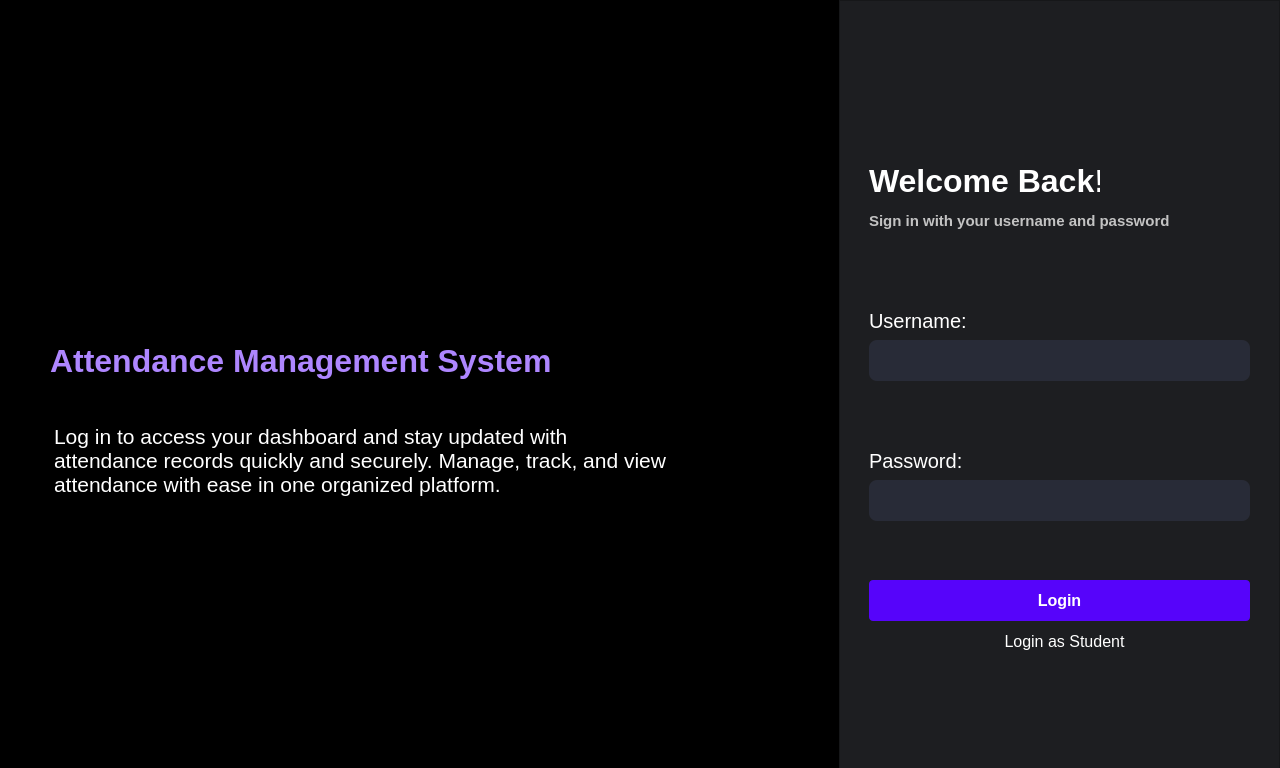
<?xml version="1.0" encoding="UTF-8"?>
<ui version="4.0">
 <class>MainWindow</class>
 <widget class="QMainWindow" name="MainWindow">
  <property name="geometry">
   <rect>
    <x>0</x>
    <y>0</y>
    <width>1280</width>
    <height>768</height>
   </rect>
  </property>
  <property name="minimumSize">
   <size>
    <width>1280</width>
    <height>768</height>
   </size>
  </property>
  <property name="maximumSize">
   <size>
    <width>1280</width>
    <height>768</height>
   </size>
  </property>
  <property name="windowTitle">
   <string>MainWindow</string>
  </property>
  <property name="styleSheet">
   <string notr="true">background-color: black;
</string>
  </property>
  <widget class="QWidget" name="centralwidget">
   <widget class="QFrame" name="sidePanel">
    <property name="geometry">
     <rect>
      <x>839</x>
      <y>0</y>
      <width>441</width>
      <height>771</height>
     </rect>
    </property>
    <property name="cursor">
     <cursorShape>ArrowCursor</cursorShape>
    </property>
    <property name="styleSheet">
     <string notr="true">background-color: #1D1E21;</string>
    </property>
    <property name="frameShape">
     <enum>QFrame::StyledPanel</enum>
    </property>
    <property name="frameShadow">
     <enum>QFrame::Raised</enum>
    </property>
    <widget class="QLabel" name="label_3">
     <property name="geometry">
      <rect>
       <x>30</x>
       <y>160</y>
       <width>231</width>
       <height>41</height>
      </rect>
     </property>
     <property name="font">
      <font>
       <family>Segoe UI</family>
       <pointsize>24</pointsize>
       <weight>75</weight>
       <bold>true</bold>
      </font>
     </property>
     <property name="cursor">
      <cursorShape>ArrowCursor</cursorShape>
     </property>
     <property name="styleSheet">
      <string notr="true">color: white;</string>
     </property>
     <property name="text">
      <string>Welcome Back!</string>
     </property>
    </widget>
    <widget class="QLabel" name="label_4">
     <property name="geometry">
      <rect>
       <x>30</x>
       <y>200</y>
       <width>301</width>
       <height>41</height>
      </rect>
     </property>
     <property name="font">
      <font>
       <family>Segoe UI</family>
       <pointsize>11</pointsize>
       <weight>75</weight>
       <bold>true</bold>
      </font>
     </property>
     <property name="cursor">
      <cursorShape>ArrowCursor</cursorShape>
     </property>
     <property name="styleSheet">
      <string notr="true">color: #C3C3C3;</string>
     </property>
     <property name="text">
      <string>Sign in with your username and password!</string>
     </property>
    </widget>
    <widget class="QLabel" name="label_5">
     <property name="geometry">
      <rect>
       <x>30</x>
       <y>300</y>
       <width>101</width>
       <height>41</height>
      </rect>
     </property>
     <property name="font">
      <font>
       <family>Segoe UI</family>
       <pointsize>15</pointsize>
       <weight>50</weight>
       <bold>false</bold>
      </font>
     </property>
     <property name="styleSheet">
      <string notr="true">color: white;</string>
     </property>
     <property name="text">
      <string>Username:</string>
     </property>
    </widget>
    <widget class="QLineEdit" name="usernameInput">
     <property name="geometry">
      <rect>
       <x>30</x>
       <y>340</y>
       <width>381</width>
       <height>41</height>
      </rect>
     </property>
     <property name="font">
      <font>
       <family>Segoe UI</family>
       <pointsize>12</pointsize>
      </font>
     </property>
     <property name="styleSheet">
      <string notr="true">background-color: #282B37;
border: none;
border-radius: 8px;
padding: 6px;
color: white;</string>
     </property>
    </widget>
    <widget class="QLabel" name="label_6">
     <property name="geometry">
      <rect>
       <x>30</x>
       <y>440</y>
       <width>101</width>
       <height>41</height>
      </rect>
     </property>
     <property name="font">
      <font>
       <family>Segoe UI</family>
       <pointsize>15</pointsize>
       <weight>50</weight>
       <bold>false</bold>
      </font>
     </property>
     <property name="styleSheet">
      <string notr="true">color: white;</string>
     </property>
     <property name="text">
      <string>Password:</string>
     </property>
    </widget>
    <widget class="QLineEdit" name="passwordInput">
     <property name="geometry">
      <rect>
       <x>30</x>
       <y>480</y>
       <width>381</width>
       <height>41</height>
      </rect>
     </property>
     <property name="font">
      <font>
       <family>Segoe UI</family>
       <pointsize>12</pointsize>
      </font>
     </property>
     <property name="styleSheet">
      <string notr="true">background-color: #282B37;
border: none;
border-radius: 8px;
padding: 6px;
color: white;</string>
     </property>
     <property name="echoMode">
      <enum>QLineEdit::Password</enum>
     </property>
    </widget>
    <widget class="QPushButton" name="loginBtn">
     <property name="geometry">
      <rect>
       <x>30</x>
       <y>580</y>
       <width>381</width>
       <height>41</height>
      </rect>
     </property>
     <property name="font">
      <font>
       <family>Segoe UI</family>
       <pointsize>12</pointsize>
       <weight>75</weight>
       <bold>true</bold>
      </font>
     </property>
     <property name="cursor">
      <cursorShape>PointingHandCursor</cursorShape>
     </property>
     <property name="styleSheet">
      <string notr="true">QPushButton#loginBtn {
	background-color: #5604FA;
	color: white;
	border-radius: 4px;
}



QPushButton#loginBtn:hover {
 	background-color: #2B0081;
}</string>
     </property>
     <property name="text">
      <string>Login</string>
     </property>
    </widget>
    <widget class="QPushButton" name="adminBtn">
     <property name="geometry">
      <rect>
       <x>160</x>
       <y>630</y>
       <width>131</width>
       <height>23</height>
      </rect>
     </property>
     <property name="font">
      <font>
       <family>Segoe UI</family>
       <pointsize>12</pointsize>
      </font>
     </property>
     <property name="cursor">
      <cursorShape>PointingHandCursor</cursorShape>
     </property>
     <property name="styleSheet">
      <string notr="true">QPushButton#adminBtn {
color: white;
border: none;
background-color: none;
}

QPushButton#adminBtn:hover {
color: #6B21FF;
}


</string>
     </property>
     <property name="text">
      <string>Login as Student</string>
     </property>
    </widget>
   </widget>
   <widget class="QLabel" name="label">
    <property name="geometry">
     <rect>
      <x>50</x>
      <y>340</y>
      <width>501</width>
      <height>41</height>
     </rect>
    </property>
    <property name="font">
     <font>
      <family>Segoe UI</family>
      <pointsize>24</pointsize>
      <weight>75</weight>
      <bold>true</bold>
     </font>
    </property>
    <property name="styleSheet">
     <string notr="true">QLabel {
    color: #AE86FF;
}</string>
    </property>
    <property name="text">
     <string>Attendance Management System</string>
    </property>
   </widget>
   <widget class="QTextBrowser" name="textBrowser">
    <property name="geometry">
     <rect>
      <x>50</x>
      <y>420</y>
      <width>631</width>
      <height>101</height>
     </rect>
    </property>
    <property name="font">
     <font>
      <family>Segoe UI</family>
      <pointsize>11</pointsize>
     </font>
    </property>
    <property name="styleSheet">
     <string notr="true">color: white;
border: none;
font-family: &quot;Segoe UI&quot;;</string>
    </property>
    <property name="html">
     <string>&lt;!DOCTYPE HTML PUBLIC &quot;-//W3C//DTD HTML 4.0//EN&quot; &quot;http://www.w3.org/TR/REC-html40/strict.dtd&quot;&gt;
&lt;html&gt;&lt;head&gt;&lt;meta name=&quot;qrichtext&quot; content=&quot;1&quot; /&gt;&lt;style type=&quot;text/css&quot;&gt;
p, li { white-space: pre-wrap; }
&lt;/style&gt;&lt;/head&gt;&lt;body style=&quot; font-family:'Segoe UI'; font-size:11pt; font-weight:400; font-style:normal;&quot;&gt;
&lt;p style=&quot; margin-top:0px; margin-bottom:0px; margin-left:0px; margin-right:0px; -qt-block-indent:0; text-indent:0px;&quot;&gt;&lt;span style=&quot; font-size:16pt;&quot;&gt;Log in to access your dashboard and stay updated with attendance records quickly and securely. Manage, track, and view attendance with ease in one organized platform.&lt;/span&gt;&lt;/p&gt;&lt;/body&gt;&lt;/html&gt;</string>
    </property>
   </widget>
   <widget class="QLabel" name="label_2">
    <property name="geometry">
     <rect>
      <x>10</x>
      <y>220</y>
      <width>161</width>
      <height>111</height>
     </rect>
    </property>
    <property name="text">
     <string/>
    </property>
    <property name="pixmap">
     <pixmap>../assets/200x200.png</pixmap>
    </property>
   </widget>
  </widget>
 </widget>
 <resources/>
 <connections/>
</ui>
